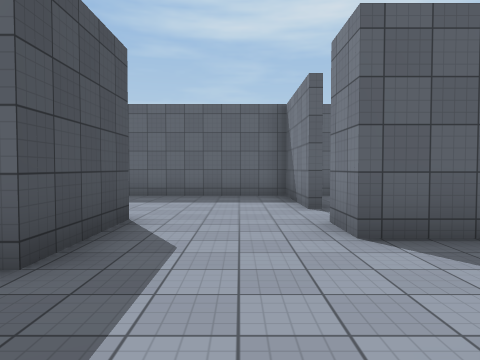
view 1 (above)

15 first-person views from a walk through a scene from a Unity 3-D project. The camera is 1.5 m above the floor, tilts 2° down and sees 70° across. Doors are open. The floor is counted in squares, 2 m on a side. Each view is taken from the middle of a square. On the plan, view 1 faces up. The plan holds only what a view shows up to about 11 squares ahead; the rest is blank. The player is left out. Some surface patterns are stand-ins.

view 2
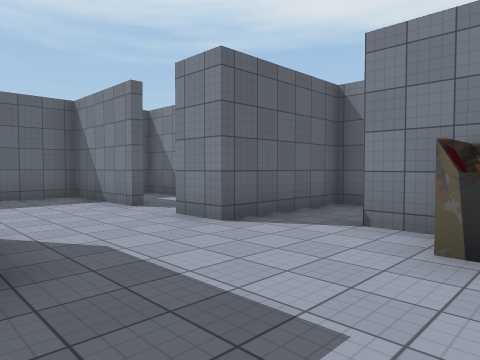

view 3
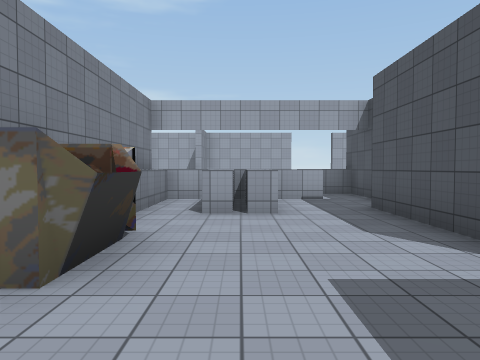

view 4
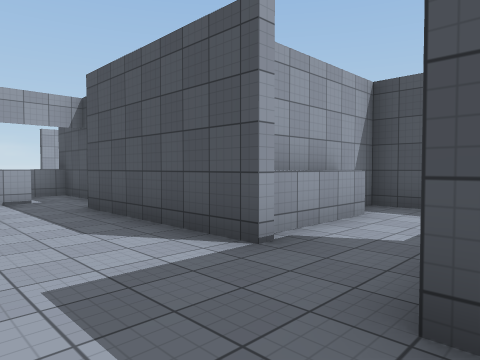

view 5
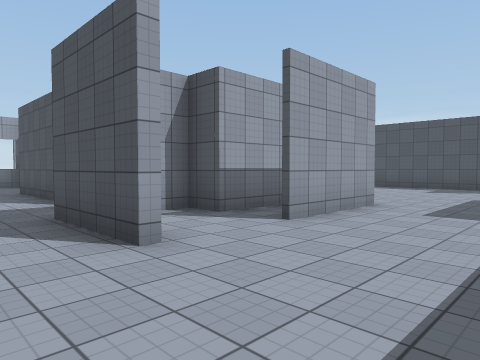

view 6
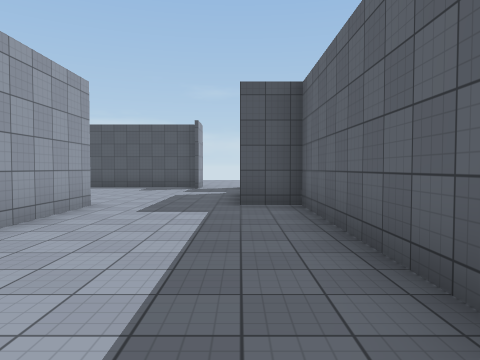

view 7
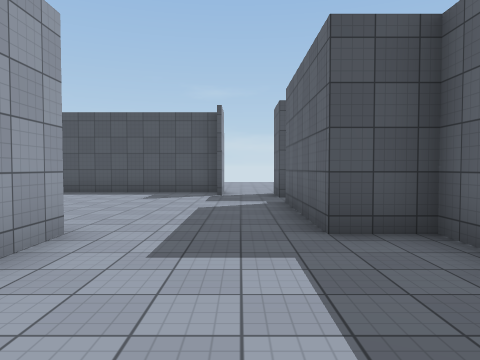

view 8
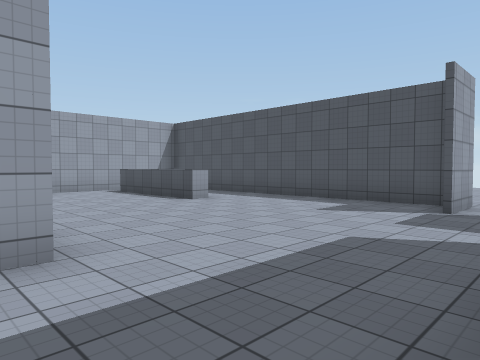

view 9
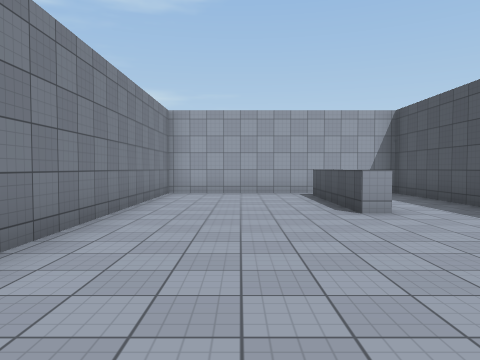

view 10
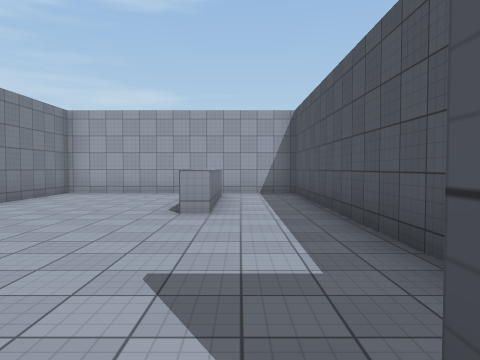

view 11
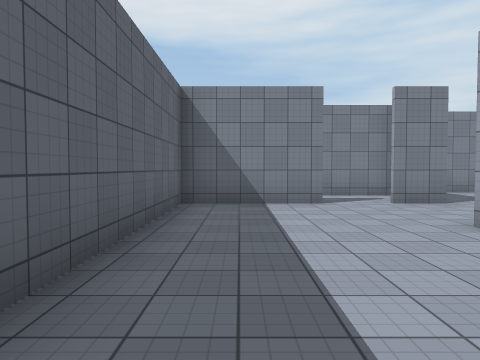

view 12
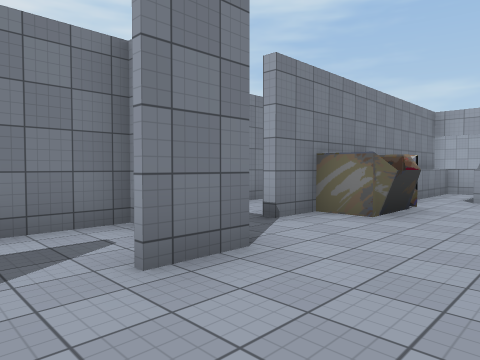

view 13
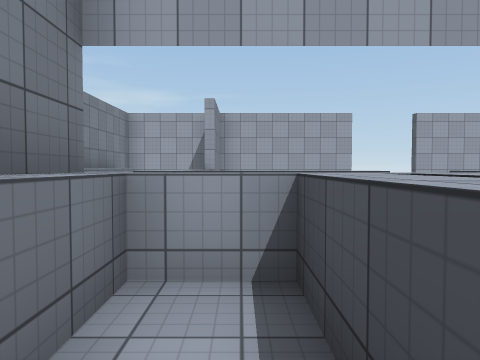

view 14
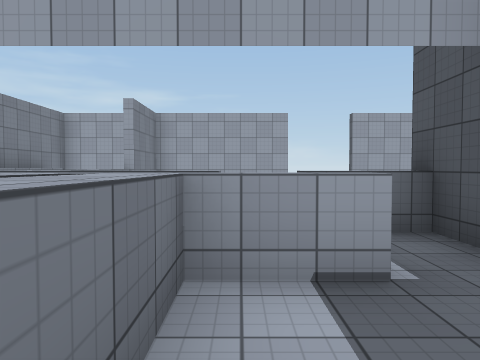

view 15
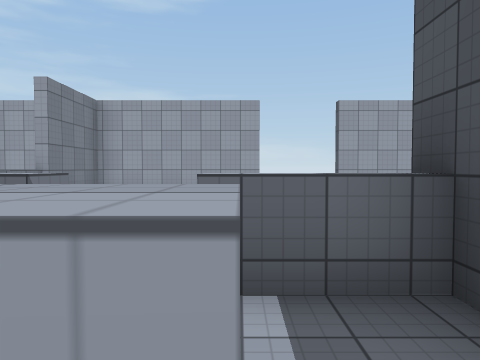

### Floor plan
Key: @ floor where view 1 was taken; # wall or solid block; . floor; D open door; ^ raised ledge; O other object.
Columns run from 15 left of view 1 to 5 right of it. Each row starts with its distance up from view 1.
  9         ############
  8  .D#.####.......#..#
  7  .D.............#..#
  6 .##.............D..#
  5  #.......##DDD..D..#
  4  #......###..#..#####
  3  #......# ####...D..#
  2  #......# .......D..#
  1  #..^...#........#..#
  0  #..^...#####..@OO .#
 -1  #..^...#   #....O
 -2  #..^...#   #....
 -3  ########   #..^.#
 -4             #..^.#
 -5             #..^.#
 -6             #.^ ^
 -7             #^.^^^
 -8                  ^
 -9                  ^
-10                  ^ ^
-11                  ^ ^#
-12                  # ^#
-13                  #  #
-14         ###  ########

Where each view was taken, in squares from view 1:
view 1: 0 up, 0 right, facing up
view 2: 0 up, 2 left, facing up-right
view 3: 3 up, 0 right, facing down
view 4: 3 up, 0 right, facing down-left
view 5: 8 up, 0 right, facing down-left
view 6: 8 up, 0 right, facing left
view 7: 7 up, 3 left, facing left
view 8: 8 up, 6 left, facing down-left
view 9: 7 up, 9 left, facing down
view 10: 7 up, 12 left, facing down
view 11: 8 up, 6 left, facing right
view 12: 6 up, 1 left, facing down-right
view 13: 3 down, 1 right, facing down
view 14: 3 down, 1 left, facing down
view 15: 5 down, 2 left, facing down
